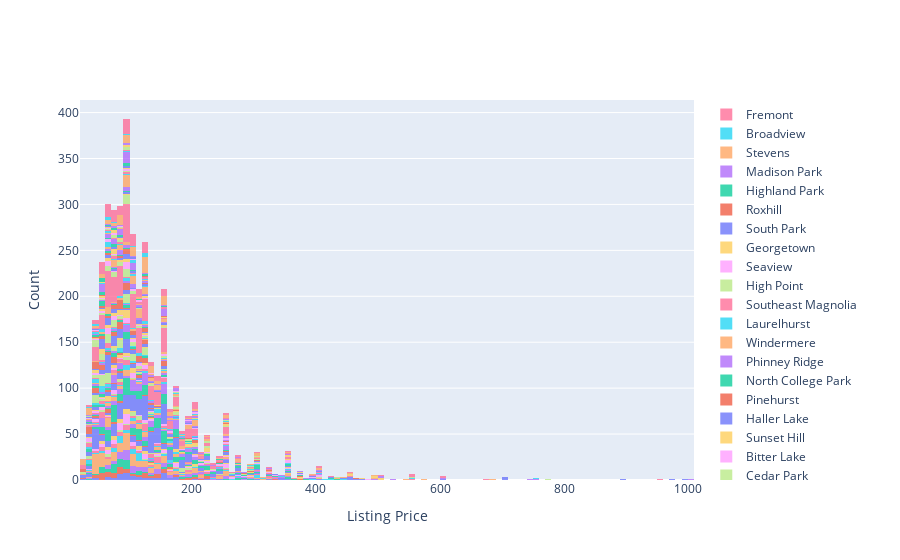

Write notebook code for a chart like this one.
### Markdown cell above
**What are the distribution of listing prices by neighborhoods?**

### Code cell
neighbourhood_list = listings['neighbourhood_cleansed'].unique().tolist()
hist_data = []

for neighbourhood in neighbourhood_list:
    trace = go.Histogram(x = listings.loc[df['neighbourhood_cleansed'] == neighbourhood].price.tolist(), opacity=0.75, name = neighbourhood)
    hist_data.append(trace)

hist_layout = go.Layout(barmode='stack', xaxis = dict(title='Listing Price'), yaxis = dict(title='Count'))
hist_fig = go.Figure(data=hist_data, layout=hist_layout)

hist_fig.show()

### Figure 1 — Plotly figure (JSON) as saved in the notebook; plotly's stock layout.template omitted (floating-point values rounded to 4 significant figures; data arrays with more than 128 entries replaced by an {"elided": "..."} marker saying what was removed)
{"data": [{"name": "West Queen Anne", "opacity": 0.75, "type": "histogram", "x": [85, 150, 975, 100, 450, 120, 80, 60, 90, 150, 95, 99, 245, 165, 461, 109, 66, 99, 200, 700, 110, 99, 450, 75, 600, 450, 150, 45, 300, 80, 175, 325, 175, 222, 159, 125, 348, 45, 150, 80, 110, 148, 350, 150, 150, 100, 349, 110, 160, 130, 99, 100, 137, 20, 150, 145, 80, 95, 400, 85, 70, 90, 80, 60, 175]}, {"name": "Adams", "opacity": 0.75, "type": "histogram", "x": [170, 85, 465, 175, 50, 60, 59, 47, 145, 70, 55, 95, 125, 65, 25, 40, 149, 125, 55, 129, 100, 150, 50, 99, 150, 105, 218, 80, 126, 115, 225, 89, 225, 50, 134, 75, 65, 375, 97, 145, 129, 197, 120, 200, 135, 70, 150, 200, 60, 180, 69, 90, 80, 65, 150, 195, 149, 224, 115, 55, 338, 79, 80, 85, 80, 49, 100, 79, 75, 57]}, {"name": "West Woodland", "opacity": 0.75, "type": "histogram", "x": [99, 55, 96, 99, 79, 115, 350, 295, 70, 53, 110, 225, 35, 55, 45, 79, 133, 65, 61, 200, 70, 52, 50, 275, 149, 199, 89, 225, 120, 85, 80, 89, 99, 110, 180, 150, 70, 70, 75, 85, 80, 90, 80, 75, 80, 70, 350, 95, 90, 435, 250, 65, 95, 110, 50, 95, 100, 89, 116, 150, 275, 180, 97, 200]}, {"name": "East Queen Anne", "opacity": 0.75, "type": "histogram", "x": [120, 109, 115, 199, 150, 100, 250, 39, 69, 145, 98, 130, 85, 85, 73, 150, 85, 190, 68, 149, 349, 105, 145, 150, 275, 165, 196, 195, 200, 90, 100, 125, 250, 130, 209, 110, 90, 90, 130, 175, 749, 115, 165, 109, 80, 285, 80, 75, 68, 85, 125, 110, 600, 235, 75, 95, 103, 120, 95, 143, 99, 142, 150, 295, 335, 60, 250, 499, 350, 156, 200, 180, 103, 99, 94, 160, 129, 219, 91, 75, 99, 87]}, {"name": "Wallingford", "opacity": 0.75, "type": "histogram", "x": {"elided": "167 int values"}}, {"name": "North Queen Anne", "opacity": 0.75, "type": "histogram", "x": [175, 95, 100, 46, 50, 445, 75, 100, 130, 235, 100, 120, 80, 110, 395, 88, 55, 145, 425, 114, 110, 300, 117, 275, 85, 300, 53, 107, 348, 89, 89, 89, 209, 76, 74, 250, 180, 179, 115, 140, 150, 70, 300, 99, 89, 100, 84, 97, 116, 150, 110, 265, 115, 100]}, {"name": "Green Lake", "opacity": 0.75, "type": "histogram", "x": [109, 60, 249, 250, 100, 74, 235, 99, 96, 92, 85, 55, 55, 80, 195, 145, 180, 50, 160, 140, 140, 40, 145, 225, 325, 199, 450, 175, 550, 149, 130, 85, 300, 79, 59, 140, 60, 215, 100, 40, 99, 45, 75, 119, 99, 225, 85, 135, 335, 79, 90, 111, 110, 325]}, {"name": "Westlake", "opacity": 0.75, "type": "histogram", "x": [85, 190, 65, 250, 69, 400, 150, 200, 141, 85, 775, 195, 249, 95, 122, 170, 65]}, {"name": "Mann", "opacity": 0.75, "type": "histogram", "x": [90, 88, 125, 145, 275, 60, 95, 140, 250, 225, 60, 95, 65, 78, 59, 400, 55, 129, 65, 175, 160, 75, 80, 109, 95, 85, 99, 90, 73, 400, 170, 48, 90, 82, 250, 199, 105, 250, 75, 250, 175, 95, 150, 65, 120, 300, 89, 109, 75, 99, 150, 175, 120, 45, 150, 95, 50, 129, 295, 99, 175, 150, 109, 85, 80, 115, 85]}, {"name": "Madrona", "opacity": 0.75, "type": "histogram", "x": [200, 169, 130, 79, 125, 80, 66, 97, 58, 125, 50, 350, 375, 240, 189, 250, 90, 125, 155, 195, 69, 200, 75, 225, 135, 85, 110, 110, 250, 85, 50, 78, 95, 95, 295, 175, 90, 68, 74, 80, 500, 115, 500, 115, 125, 350, 140]}, {"name": "University District", "opacity": 0.75, "type": "histogram", "x": [80, 145, 150, 65, 50, 65, 45, 35, 41, 59, 49, 47, 65, 41, 35, 43, 44, 99, 45, 98, 109, 75, 88, 98, 75, 40, 85, 100, 275, 105, 78, 150, 95, 155, 109, 80, 80, 125, 55, 98, 82, 70, 55, 110, 350, 295, 105, 85, 75, 95, 75, 45, 30, 42, 250, 43, 125, 112, 85, 63, 41, 79, 70, 85, 110, 53, 75, 125, 90, 85, 85, 88, 92, 28, 70, 78, 30, 93, 65, 120, 40, 43, 70, 90, 90, 85, 115, 89, 185, 85, 135, 95, 306, 29, 47, 50, 105, 83, 73, 92, 69, 59, 145, 95, 150, 85, 98, 110, 42, 95, 42, 250, 42, 40, 80, 40, 275, 47, 118, 105, 150, 250]}, {"name": "Harrison/Denny-Blaine", "opacity": 0.75, "type": "histogram", "x": [88, 139, 128, 110, 210, 155, 168, 62, 80, 105, 50, 70, 165, 79]}, {"name": "Minor", "opacity": 0.75, "type": "histogram", "x": {"elided": "135 int values"}}, {"name": "Leschi", "opacity": 0.75, "type": "histogram", "x": [279, 55, 125, 129, 90, 199, 65, 200, 92, 257, 79, 200, 80, 85, 65, 105, 59, 59, 75, 56, 100, 85, 135, 200, 163, 83, 210, 59, 135, 75, 109, 55, 500, 55, 400, 105, 39, 50, 129, 44, 350, 300, 53, 60, 285, 210, 159, 225, 66, 80, 79, 120, 49]}, {"name": "Atlantic", "opacity": 0.75, "type": "histogram", "x": [122, 90, 196, 115, 150, 125, 175, 60, 70, 175, 100, 69, 69, 35, 140, 68, 55, 100, 70, 90, 275, 60, 125, 100, 115, 90, 90, 250, 119, 95, 218, 120, 64, 80, 170, 168, 60, 85, 70, 115, 90, 125, 80, 90, 149, 250, 69, 65, 40, 60, 149, 115, 79]}, {"name": "Pike-Market", "opacity": 0.75, "type": "histogram", "x": [129, 100, 76, 95, 100, 137, 38, 557, 160, 179, 41, 97, 99, 149, 199, 157, 170, 85, 299, 95, 99, 165, 114, 311, 160, 100, 150, 357]}, {"name": "Eastlake", "opacity": 0.75, "type": "histogram", "x": [135, 110, 75, 138, 129, 120, 95, 140, 95, 91, 135, 95, 140, 125, 150, 129, 50, 85, 82, 103, 59, 150, 115, 100, 300, 68, 52, 91, 59, 129, 125, 195, 58, 600, 89, 100, 125, 82, 225, 55, 90, 134, 42, 125, 115]}, {"name": "South Lake Union", "opacity": 0.75, "type": "histogram", "x": [125, 55, 550, 90, 100, 95, 110, 80, 100, 90, 100, 88, 59, 183, 135, 220, 183, 115, 100, 183, 115, 75, 110, 183, 220, 119, 75]}, {"name": "Lawton Park", "opacity": 0.75, "type": "histogram", "x": [200, 229, 333, 41, 70, 55, 70, 97, 350, 200, 225, 115, 40, 150, 46, 64, 125, 250, 147, 30, 150, 78, 120, 280, 75, 178, 480, 129, 50, 50]}, {"name": "Briarcliff", "opacity": 0.75, "type": "histogram", "x": [175, 88, 100, 225, 200, 250, 95, 172, 99, 99, 175, 350, 69, 375]}, {"name": "Belltown", "opacity": 0.75, "type": "histogram", "x": {"elided": "234 int values"}}, {"name": "International District", "opacity": 0.75, "type": "histogram", "x": [89, 80, 120, 40, 40, 65, 89, 79, 69, 69, 74, 65, 250, 250, 175, 99, 130]}, {"name": "Central Business District", "opacity": 0.75, "type": "histogram", "x": [120, 190, 280, 99, 99, 159, 150, 139, 180, 151, 99, 219, 100, 175, 170, 115, 100, 110, 59, 110, 199, 170, 135, 300, 219, 300, 235, 59, 156, 147, 135, 128, 104, 114, 200, 132, 150, 250, 40, 126, 365, 99, 350, 143, 110, 100, 149, 175, 150, 143, 121, 150, 149, 168, 245, 129, 245, 89, 175, 144, 188, 179, 129, 170, 150, 276, 135, 150, 140, 121, 175, 147, 149, 150, 300, 115, 290, 129, 175, 220, 90, 120, 325, 230, 127, 168, 117, 85, 122, 142, 237, 350, 99, 110, 300, 225, 99, 65, 275, 183, 110, 156, 169]}, {"name": "First Hill", "opacity": 0.75, "type": "histogram", "x": [150, 125, 175, 155, 151, 175, 196, 110, 140, 175, 250, 90, 105, 95, 139, 115, 185, 175, 75, 85, 129, 70, 79, 109, 100, 155, 87, 165, 100, 78, 150, 99, 80, 185, 169, 129, 80, 77, 99, 119, 129, 145, 250, 99, 230, 109, 85, 120, 150, 115, 130, 129, 129, 195, 500, 195, 250, 100, 110, 121, 139, 120, 110, 69, 100, 150, 215, 40, 103, 175, 139, 66, 85, 65, 100, 174, 200, 120, 90, 78, 99, 174, 110, 72, 190, 100, 151, 175, 250, 140, 120, 99, 180, 109, 140, 75, 129, 135, 150, 139, 110, 179, 120, 245, 150, 105, 209, 125]}, {"name": "Yesler Terrace", "opacity": 0.75, "type": "histogram", "x": [145, 115, 89, 65, 165, 180, 140, 100, 179, 65, 75, 150, 169, 112, 68, 89, 70]}, {"name": "Pioneer Square", "opacity": 0.75, "type": "histogram", "x": [160, 128, 249, 50, 175, 250, 110, 144, 149, 350, 95, 120, 199, 145, 75, 350, 65, 149, 150, 150, 160, 170, 300]}, {"name": "Gatewood", "opacity": 0.75, "type": "histogram", "x": [59, 88, 75, 95, 125, 245, 153, 85, 65, 59, 45, 150, 75, 250, 125, 80, 150, 75, 195, 57, 159, 325]}, {"name": "Arbor Heights", "opacity": 0.75, "type": "histogram", "x": [100, 54, 55, 225, 200]}, {"name": "Alki", "opacity": 0.75, "type": "histogram", "x": [240, 100, 100, 119, 219, 249, 265, 124, 100, 250, 40, 100, 99, 135, 90, 90, 269, 325, 350, 95, 120, 79, 130, 129, 399, 350, 42, 95, 109, 225, 235, 85, 150, 218, 120, 225, 350, 250, 100, 79, 300, 59]}, {"name": "North Admiral", "opacity": 0.75, "type": "histogram", "x": [69, 180, 450, 219, 70, 140, 200, 54, 60, 66, 79, 195, 105, 100, 100, 93, 85, 135, 195, 95, 129, 225, 350, 120, 200, 69, 199, 225, 81, 495, 65, 101, 90, 90, 185, 99, 99, 89, 45, 130, 90, 200, 225, 90, 90, 79, 100, 225, 299]}, {"name": "Crown Hill", "opacity": 0.75, "type": "histogram", "x": [70, 28, 65, 69, 41, 42, 100, 100, 45, 65, 170, 119, 100, 114, 100, 68, 275, 35, 75, 95, 65]}, {"name": "Fairmount Park", "opacity": 0.75, "type": "histogram", "x": [125, 75, 72, 165, 125, 95, 125, 120, 75, 299, 200, 125, 250, 75, 119, 370, 117, 85, 200, 129, 70, 65, 110, 109, 88, 75, 65, 75, 136]}, {"name": "Genesee", "opacity": 0.75, "type": "histogram", "x": [139, 79, 95, 55, 200, 49, 65, 85, 39, 75, 75, 125, 215, 99, 165, 165, 55, 150, 249, 51, 129, 79, 65, 49, 180, 30, 250, 150, 375, 56, 300, 45, 110, 99]}, {"name": "Interbay", "opacity": 0.75, "type": "histogram", "x": [53, 75, 75, 90, 69, 250, 95, 50, 150, 150, 150]}, {"name": "Industrial District", "opacity": 0.75, "type": "histogram", "x": [150, 25, 265, 320, 150, 130]}, {"name": "Mid-Beacon Hill", "opacity": 0.75, "type": "histogram", "x": [65, 45, 80, 50, 89, 35, 55, 35, 35, 58, 170, 85, 38, 104, 150, 55, 130, 38, 122, 55, 109, 199, 100, 45, 80, 80, 99, 58, 69, 65]}, {"name": "South Beacon Hill", "opacity": 0.75, "type": "histogram", "x": [38, 60, 60, 175]}, {"name": "Greenwood", "opacity": 0.75, "type": "histogram", "x": [280, 80, 85, 215, 120, 105, 90, 125, 105, 98, 44, 34, 50, 85, 62, 49, 50, 50, 70, 40, 40, 38, 26, 25, 49, 129, 175, 42, 126, 299, 99, 175, 125, 120, 42, 56, 55, 55, 235, 100, 60, 67, 95, 115, 50, 199, 86, 175, 55, 68, 60, 90, 139, 51, 50, 115, 80, 95, 85, 75, 100, 63, 100, 135, 125, 69, 280, 160, 75, 98, 109, 125, 225, 69, 75, 300, 60, 43, 85, 110, 52, 100, 50, 35, 66, 99, 89, 150, 90]}, {"name": "Holly Park", "opacity": 0.75, "type": "histogram", "x": [45, 60, 50, 215, 138, 375]}, {"name": "Fauntleroy", "opacity": 0.75, "type": "histogram", "x": [270, 495, 165, 129, 75, 80, 177, 85, 87, 78]}, {"name": "North Beacon Hill", "opacity": 0.75, "type": "histogram", "x": [60, 80, 180, 39, 60, 42, 126, 60, 99, 89, 79, 169, 79, 69, 60, 65, 260, 100, 90, 59, 70, 65, 85, 74, 99, 399, 300, 65, 79, 75, 75, 219, 165, 87, 169, 75, 30, 55, 45, 50, 149, 99, 69, 69, 80, 55, 75, 50, 69, 112, 150, 65, 104, 60, 60, 105, 144, 69, 108, 159, 85, 135, 89, 120, 70, 150, 120, 65, 60, 36, 95, 75, 130, 63, 60, 37, 85, 85]}, {"name": "Mount Baker", "opacity": 0.75, "type": "histogram", "x": [88, 300, 49, 55, 49, 40, 95, 70, 74, 90, 150, 175, 42, 59, 125, 85, 80, 125, 90, 125, 70, 95, 99, 155, 80, 140, 50, 139, 126, 105, 150, 80, 92, 69, 75, 105, 150, 150, 54, 52, 150, 80, 200, 68, 49, 39, 95, 89, 62, 81]}, {"name": "Brighton", "opacity": 0.75, "type": "histogram", "x": [84, 275, 39, 105, 105, 40, 34, 35, 65, 75, 199, 45, 85]}, {"name": "South Delridge", "opacity": 0.75, "type": "histogram", "x": [150, 41, 45, 99, 95, 79, 70, 50, 48, 65, 55, 99]}, {"name": "View Ridge", "opacity": 0.75, "type": "histogram", "x": [150, 110, 120, 49, 244, 125, 175]}, {"name": "Dunlap", "opacity": 0.75, "type": "histogram", "x": [38, 70, 150, 65, 99, 295, 95, 120, 45, 68, 55, 40, 36, 48, 90, 50, 60, 100, 200, 42]}, {"name": "Rainier Beach", "opacity": 0.75, "type": "histogram", "x": [35, 67, 55, 65, 169, 75, 88, 60, 35, 57, 37, 60, 39, 42, 79, 118, 60, 93]}, {"name": "Columbia City", "opacity": 0.75, "type": "histogram", "x": [69, 69, 65, 50, 65, 100, 65, 90, 80, 99, 75, 110, 125, 90, 40, 50, 97, 195, 100, 195, 150, 95, 72, 100, 55, 65, 124, 70, 65, 65, 72, 115, 220, 45, 90, 90, 25, 175, 150, 85, 49, 110, 59, 65, 70, 65, 85, 90, 70, 175, 199, 109, 70, 58, 35, 300, 95, 50]}, {"name": "Seward Park", "opacity": 0.75, "type": "histogram", "x": [70, 110, 200, 100, 63, 70, 60, 39, 36, 100, 250, 38, 65, 68, 110, 100, 99, 34, 41, 98, 188, 85, 80, 150, 160, 99, 75, 75, 65, 95, 90, 250, 115, 93, 45, 168, 127, 35, 65, 279, 93, 65, 150, 375]}, {"name": "North Delridge", "opacity": 0.75, "type": "histogram", "x": [85, 50, 55, 35, 85, 75, 70, 65, 99, 75, 100, 129, 80, 85, 95, 69, 42, 70, 55, 47, 148, 95, 49, 65, 50, 58, 55, 129, 95, 49, 85, 100]}, {"name": "Maple Leaf", "opacity": 0.75, "type": "histogram", "x": [59, 55, 55, 51, 200, 100, 79, 90, 30, 35, 45, 60, 50, 95, 64, 51, 75, 94, 100, 90, 69, 139, 55, 50, 120, 59, 135, 110, 137, 67, 110, 65, 37, 65, 130, 60, 79, 72, 95, 80, 109, 50]}, {"name": "Ravenna", "opacity": 0.75, "type": "histogram", "x": [85, 115, 98, 109, 28, 39, 63, 35, 42, 29, 70, 74, 75, 85, 50, 125, 93, 86, 80, 280, 138, 100, 45, 39, 127, 110, 40, 40, 90, 125, 39, 80, 325, 95, 115, 245, 69, 129, 28, 49, 110, 105, 38, 130, 39, 80, 110, 100, 50, 75, 85, 70, 95, 50, 115, 45, 60, 95, 39, 88, 175, 80, 35, 84, 49, 196, 55]}, {"name": "Riverview", "opacity": 0.75, "type": "histogram", "x": [120, 55, 60, 129, 90, 70, 65, 55]}, {"name": "Portage Bay", "opacity": 0.75, "type": "histogram", "x": [120, 525, 99, 90, 750, 250, 125, 380, 130, 135, 257, 90, 160, 79]}, {"name": "Bryant", "opacity": 0.75, "type": "histogram", "x": [66, 65, 60, 295, 79, 250, 58, 250, 50, 89, 47, 189, 175, 95, 80, 95, 65, 150, 94, 109, 62, 150, 185, 64, 100, 125, 45, 180, 60]}, {"name": "Montlake", "opacity": 0.75, "type": "histogram", "x": [125, 415, 129, 130, 55, 160, 55, 115, 260, 110, 750, 55, 89, 200, 85, 400, 100, 125, 115]}, {"name": "Broadway", "opacity": 0.75, "type": "histogram", "x": {"elided": "397 int values"}}, {"name": "Loyal Heights", "opacity": 0.75, "type": "histogram", "x": [119, 80, 105, 98, 99, 49, 90, 55, 85, 46, 60, 46, 69, 75, 95, 55, 90, 49, 115, 49, 220, 135, 79, 99, 435, 110, 130, 220, 95, 105, 60, 250, 130, 95, 75, 75, 265, 105, 100, 175, 65, 99, 150, 299, 45, 47, 38, 150, 80, 69, 89, 70]}, {"name": "Victory Heights", "opacity": 0.75, "type": "histogram", "x": [40, 106, 100, 60, 70, 50, 45, 119, 200, 65, 50, 60, 60, 129, 68]}, {"name": "Matthews Beach", "opacity": 0.75, "type": "histogram", "x": [60, 51, 50, 150, 125, 119, 87, 130, 80, 65, 250, 159, 60, 91, 125, 43, 68, 70, 252]}, {"name": "Whittier Heights", "opacity": 0.75, "type": "histogram", "x": [71, 99, 140, 105, 115, 60, 125, 90, 150, 200, 135, 35, 400, 115, 86, 150, 225, 118, 58, 375, 89, 80, 65, 115, 69, 75]}, {"name": "Meadowbrook", "opacity": 0.75, "type": "histogram", "x": [47, 50, 80, 60, 55, 250, 89, 68, 189]}, {"name": "Olympic Hills", "opacity": 0.75, "type": "histogram", "x": [35, 55, 65, 42, 55, 80, 56, 50, 93, 54, 240, 62, 40, 72, 95, 53]}, {"name": "Roosevelt", "opacity": 0.75, "type": "histogram", "x": [65, 80, 105, 40, 93, 76, 100, 105, 82, 209, 109, 110, 1000, 60, 80, 90, 125, 110, 86, 165, 149, 84, 139, 33, 129, 59, 90, 150, 94, 39]}, {"name": "Lower Queen Anne", "opacity": 0.75, "type": "histogram", "x": [125, 65, 110, 75, 100, 99, 103, 105, 110, 175, 120, 275, 65, 100, 95, 100, 135, 200, 145, 145, 96, 498, 110, 119, 119, 217, 99, 95, 165, 85, 200, 120, 240, 275, 103, 165, 120, 200, 120, 200, 115, 125, 75, 115, 95, 259, 80, 130, 89, 130, 150, 72, 275, 80, 175, 75, 95, 310, 38, 189, 205, 199, 150, 67, 72, 175, 119, 97, 200, 190, 100, 99, 99, 119, 225, 100, 195, 85, 105, 190, 149, 119, 145, 220, 99, 125, 75, 145, 90, 76, 150, 93, 89, 160]}, {"name": "Wedgwood", "opacity": 0.75, "type": "histogram", "x": [65, 65, 75, 80, 100, 98, 299, 250, 175, 65, 75, 100, 60, 48, 48, 60, 125, 200]}, {"name": "North Beach/Blue Ridge", "opacity": 0.75, "type": "histogram", "x": [210, 85, 75, 75, 80, 180, 240, 49, 275, 95, 108, 150, 75, 99]}, {"name": "Cedar Park", "opacity": 0.75, "type": "histogram", "x": [110, 92, 171, 55, 70, 80, 250, 89]}, {"name": "Bitter Lake", "opacity": 0.75, "type": "histogram", "x": [90, 50, 170, 45, 39, 78, 99, 60, 65, 90, 64, 190, 39]}, {"name": "Sunset Hill", "opacity": 0.75, "type": "histogram", "x": [77, 80, 75, 75, 55, 70, 85, 85, 350, 92, 200, 50, 150, 475, 375, 450, 75, 350]}, {"name": "Haller Lake", "opacity": 0.75, "type": "histogram", "x": [75, 119, 97, 125, 200, 108, 49, 125, 70, 70, 98, 100, 36, 80, 199]}, {"name": "Pinehurst", "opacity": 0.75, "type": "histogram", "x": [139, 150, 55, 125]}, {"name": "North College Park", "opacity": 0.75, "type": "histogram", "x": [150, 73, 95, 88, 70, 100, 100, 129, 50, 96, 85, 189, 55, 99, 50, 65, 79, 55, 65]}, {"name": "Phinney Ridge", "opacity": 0.75, "type": "histogram", "x": [95, 100, 135, 87, 97, 78, 150, 95, 375, 150, 325, 60, 50, 120, 88, 150, 195, 50, 250, 87, 207, 70, 100, 175, 165, 120, 239, 200, 135, 155, 95, 78, 50, 90, 151, 75, 160, 189, 85, 112, 400, 175, 100, 350, 150, 55, 95, 80, 50, 95, 175, 50, 190, 99, 145, 90, 349, 150, 105, 95, 85, 52, 105, 100, 110, 67, 75, 69, 96, 60, 95, 100, 55]}, {"name": "Windermere", "opacity": 0.75, "type": "histogram", "x": [130, 125, 300, 200, 400, 165, 117, 85, 115, 62]}, {"name": "Laurelhurst", "opacity": 0.75, "type": "histogram", "x": [100, 100, 60, 185, 99, 200, 125, 60, 100, 55]}, {"name": "Southeast Magnolia", "opacity": 0.75, "type": "histogram", "x": [550, 75, 95, 150, 110, 228, 110, 950, 225, 125, 68, 250, 150, 48, 330, 125, 350]}, {"name": "High Point", "opacity": 0.75, "type": "histogram", "x": [80, 70, 70, 72, 99, 78, 300, 250, 39, 95, 97, 102, 60, 49]}, {"name": "Seaview", "opacity": 0.75, "type": "histogram", "x": [60, 79, 76, 110, 110, 59, 195, 85, 200, 109, 200, 135]}, {"name": "Georgetown", "opacity": 0.75, "type": "histogram", "x": [70, 90, 50, 99, 70, 65, 90, 75]}, {"name": "South Park", "opacity": 0.75, "type": "histogram", "x": [100, 65, 105]}, {"name": "Roxhill", "opacity": 0.75, "type": "histogram", "x": [125, 60]}, {"name": "Highland Park", "opacity": 0.75, "type": "histogram", "x": [59, 65, 58, 120, 150, 55, 110, 75, 75, 53, 129]}, {"name": "Madison Park", "opacity": 0.75, "type": "histogram", "x": [30, 70, 80, 125, 95, 285, 109, 275, 190, 80, 200, 70, 139, 75, 150, 215, 60, 99]}, {"name": "Stevens", "opacity": 0.75, "type": "histogram", "x": [250, 150, 139, 104, 125, 33, 27, 29, 29, 29, 30, 65, 125, 84, 70, 90, 100, 40, 75, 90, 150, 155, 145, 165, 125, 100, 65, 146, 125, 85, 140, 120, 100, 45, 300, 150, 99, 139, 100, 180, 30, 399, 300, 51, 70, 104, 80, 50, 150, 125, 200, 200, 115, 85, 120, 400, 95, 545, 250, 150, 22, 120, 140, 125, 126, 150, 129, 125, 250, 220, 162, 52, 165, 88, 100, 450, 152, 105, 295, 100, 65, 158, 138, 125, 125, 80, 100, 31, 115, 50, 29, 29, 120, 135, 125, 80, 125, 97, 449, 300, 155, 95, 135, 30, 92, 80, 30, 90, 65, 31, 139, 135, 83, 85, 195, 125, 450, 350, 98]}, {"name": "Broadview", "opacity": 0.75, "type": "histogram", "x": [45, 125, 75, 99, 49, 67, 105, 195, 125, 65, 125, 183, 39, 68, 120, 86, 39]}, {"name": "Fremont", "opacity": 0.75, "type": "histogram", "x": {"elided": "158 int values"}}], "layout": {"barmode": "stack", "xaxis": {"title": {"text": "Listing Price"}}, "yaxis": {"title": {"text": "Count"}}}}
